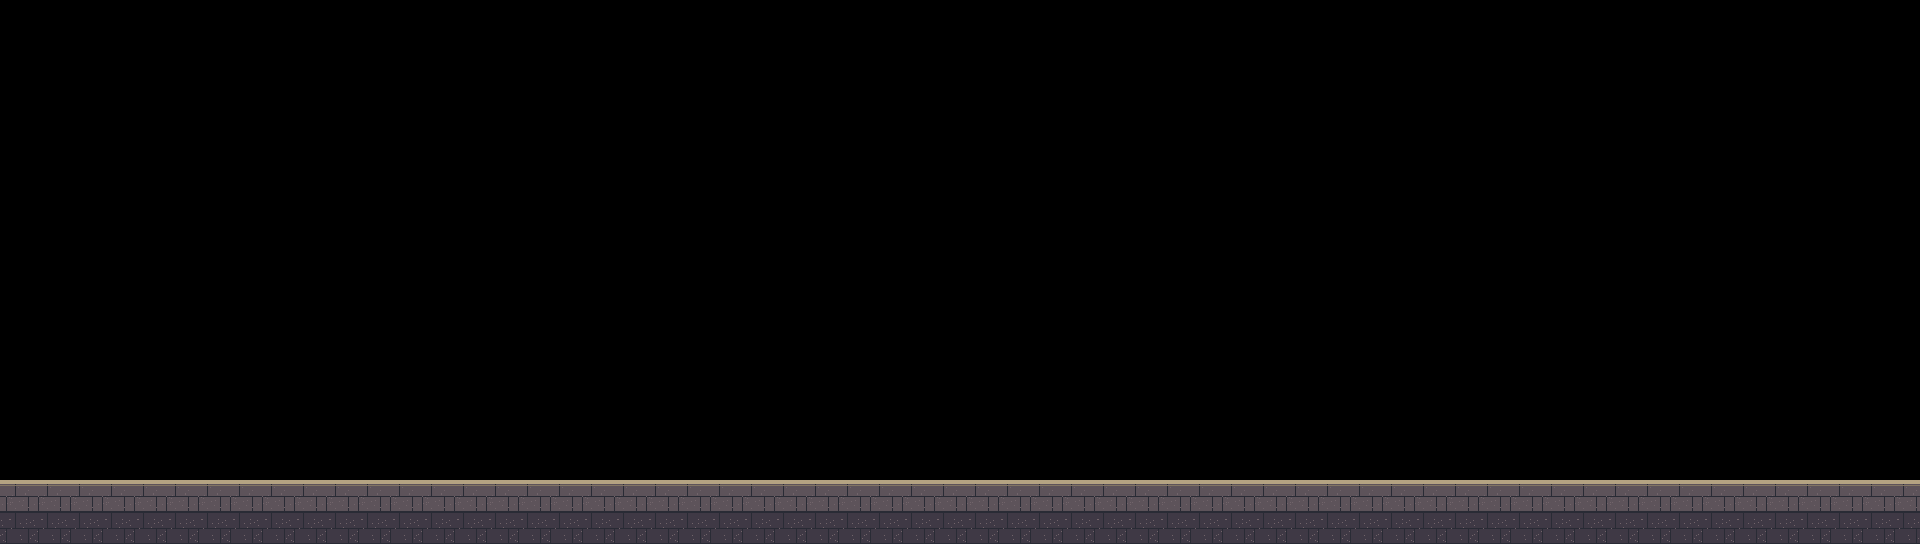

Below is a game level as drawn by its tile map, then a one-line description and the .tmx file that defines it, in full:
An orthogonal 60x17 tile map with 32x32 px tiles, 1 tile layer (terrain) and 8 objects (ground, spawn, checkpoint, guardian, bandage, ...).

<map version="1.10" orientation="orthogonal" renderorder="right-down" width="60" height="17" tilewidth="32" tileheight="32" infinite="0">
  <tileset firstgid="1" name="stone" tilewidth="32" tileheight="32" tilecount="4" columns="4">
    <image source="../../../maps/stone.png" width="128" height="32" />
  </tileset>
  <layer id="1" name="terrain" width="60" height="17">
    <data encoding="csv">0,0,0,0,0,0,0,0,0,0,0,0,0,0,0,0,0,0,0,0,0,0,0,0,0,0,0,0,0,0,0,0,0,0,0,0,0,0,0,0,0,0,0,0,0,0,0,0,0,0,0,0,0,0,0,0,0,0,0,0,0,0,0,0,0,0,0,0,0,0,0,0,0,0,0,0,0,0,0,0,0,0,0,0,0,0,0,0,0,0,0,0,0,0,0,0,0,0,0,0,0,0,0,0,0,0,0,0,0,0,0,0,0,0,0,0,0,0,0,0,0,0,0,0,0,0,0,0,0,0,0,0,0,0,0,0,0,0,0,0,0,0,0,0,0,0,0,0,0,0,0,0,0,0,0,0,0,0,0,0,0,0,0,0,0,0,0,0,0,0,0,0,0,0,0,0,0,0,0,0,0,0,0,0,0,0,0,0,0,0,0,0,0,0,0,0,0,0,0,0,0,0,0,0,0,0,0,0,0,0,0,0,0,0,0,0,0,0,0,0,0,0,0,0,0,0,0,0,0,0,0,0,0,0,0,0,0,0,0,0,0,0,0,0,0,0,0,0,0,0,0,0,0,0,0,0,0,0,0,0,0,0,0,0,0,0,0,0,0,0,0,0,0,0,0,0,0,0,0,0,0,0,0,0,0,0,0,0,0,0,0,0,0,0,0,0,0,0,0,0,0,0,0,0,0,0,0,0,0,0,0,0,0,0,0,0,0,0,0,0,0,0,0,0,0,0,0,0,0,0,0,0,0,0,0,0,0,0,0,0,0,0,0,0,0,0,0,0,0,0,0,0,0,0,0,0,0,0,0,0,0,0,0,0,0,0,0,0,0,0,0,0,0,0,0,0,0,0,0,0,0,0,0,0,0,0,0,0,0,0,0,0,0,0,0,0,0,0,0,0,0,0,0,0,0,0,0,0,0,0,0,0,0,0,0,0,0,0,0,0,0,0,0,0,0,0,0,0,0,0,0,0,0,0,0,0,0,0,0,0,0,0,0,0,0,0,0,0,0,0,0,0,0,0,0,0,0,0,0,0,0,0,0,0,0,0,0,0,0,0,0,0,0,0,0,0,0,0,0,0,0,0,0,0,0,0,0,0,0,0,0,0,0,0,0,0,0,0,0,0,0,0,0,0,0,0,0,0,0,0,0,0,0,0,0,0,0,0,0,0,0,0,0,0,0,0,0,0,0,0,0,0,0,0,0,0,0,0,0,0,0,0,0,0,0,0,0,0,0,0,0,0,0,0,0,0,0,0,0,0,0,0,0,0,0,0,0,0,0,0,0,0,0,0,0,0,0,0,0,0,0,0,0,0,0,0,0,0,0,0,0,0,0,0,0,0,0,0,0,0,0,0,0,0,0,0,0,0,0,0,0,0,0,0,0,0,0,0,0,0,0,0,0,0,0,0,0,0,0,0,0,0,0,0,0,0,0,0,0,0,0,0,0,0,0,0,0,0,0,0,0,0,0,0,0,0,0,0,0,0,0,0,0,0,0,0,0,0,0,0,0,0,0,0,0,0,0,0,0,0,0,0,0,0,0,0,0,0,0,0,0,0,0,0,0,0,0,0,0,0,0,0,0,0,0,0,0,0,0,0,0,0,0,0,0,0,0,0,0,0,0,0,0,0,0,0,0,0,0,0,0,0,0,0,0,0,0,0,0,0,0,0,0,0,0,0,0,0,0,0,0,0,0,0,0,0,0,0,0,0,0,0,0,0,0,0,0,0,0,0,0,0,0,0,0,0,0,0,0,0,0,0,0,0,0,0,0,0,0,0,0,0,0,0,0,0,0,0,0,0,0,0,0,0,0,0,0,0,0,0,0,0,0,0,0,0,0,0,0,0,0,0,0,0,0,0,0,0,0,0,0,0,0,0,0,0,0,0,0,0,0,0,0,0,0,0,0,0,0,0,0,0,0,0,0,0,0,0,0,0,0,0,0,0,0,0,0,0,0,0,0,0,0,0,0,0,0,0,0,0,0,0,0,0,0,0,0,0,0,0,0,0,0,0,0,0,0,0,0,0,1,1,1,1,1,1,1,1,1,1,1,1,1,1,1,1,1,1,1,1,1,1,1,1,1,1,1,1,1,1,1,1,1,1,1,1,1,1,1,1,1,1,1,1,1,1,1,1,1,1,1,1,1,1,1,1,1,1,1,1,2,2,2,2,2,2,2,2,2,2,2,2,2,2,2,2,2,2,2,2,2,2,2,2,2,2,2,2,2,2,2,2,2,2,2,2,2,2,2,2,2,2,2,2,2,2,2,2,2,2,2,2,2,2,2,2,2,2,2,2</data>
  </layer>
  <objectgroup id="2" name="collisions" visible="0">
    <object id="1" name="ground" x="0" y="480" width="1920" height="64" />
  </objectgroup>
  <objectgroup id="3" name="entities" visible="0">
    <object id="2" name="spawn" type="spawn" x="96" y="480">
      <point />
    </object>
    <object id="3" name="checkpoint" type="checkpoint" x="900" y="480">
      <point />
    </object>
    <object id="4" name="guardian" type="guardian" x="1600" y="480">
      <point />
    </object>
    <object id="5" name="bandage" type="bandage" x="800" y="444" width="28" height="28" />
    <object id="6" name="arena" type="arena" x="1216" y="224" width="512" height="256" />
    <object id="7" name="gate" type="gate" x="1728" y="304" width="40" height="176" />
    <object id="8" name="exit" type="exit" x="1792" y="380" width="96" height="100" />
  </objectgroup>
</map>
